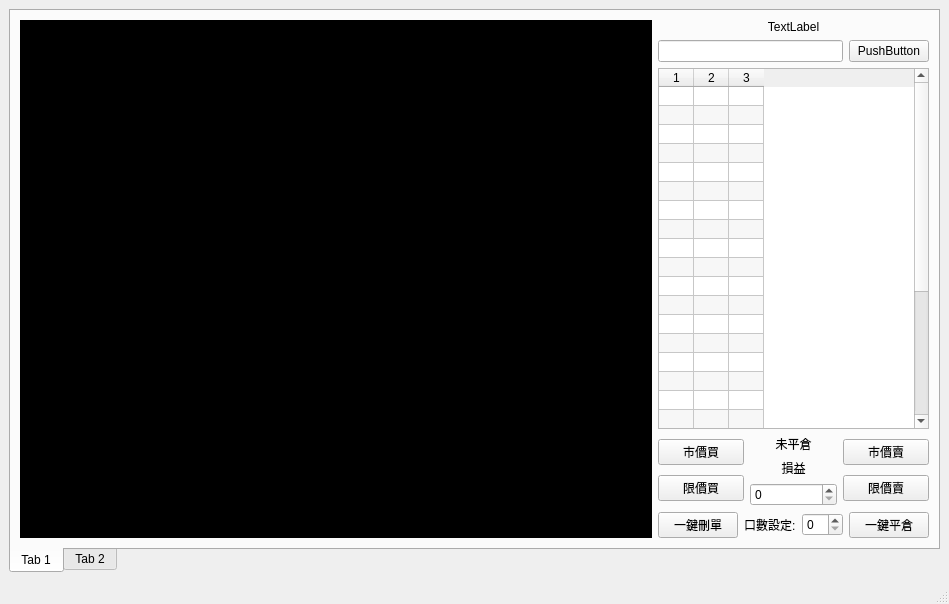
<?xml version="1.0" encoding="UTF-8"?>
<ui version="4.0">
 <class>MainWindow</class>
 <widget class="QMainWindow" name="MainWindow">
  <property name="geometry">
   <rect>
    <x>0</x>
    <y>0</y>
    <width>949</width>
    <height>604</height>
   </rect>
  </property>
  <property name="sizePolicy">
   <sizepolicy hsizetype="Expanding" vsizetype="Expanding">
    <horstretch>0</horstretch>
    <verstretch>0</verstretch>
   </sizepolicy>
  </property>
  <property name="windowTitle">
   <string>MainWindow</string>
  </property>
  <widget class="QWidget" name="centralwidget">
   <layout class="QHBoxLayout" name="horizontalLayout">
    <item>
     <widget class="QTabWidget" name="tabWidget">
      <property name="sizePolicy">
       <sizepolicy hsizetype="Expanding" vsizetype="Expanding">
        <horstretch>0</horstretch>
        <verstretch>0</verstretch>
       </sizepolicy>
      </property>
      <property name="maximumSize">
       <size>
        <width>16777215</width>
        <height>16777215</height>
       </size>
      </property>
      <property name="tabPosition">
       <enum>QTabWidget::South</enum>
      </property>
      <property name="currentIndex">
       <number>0</number>
      </property>
      <property name="elideMode">
       <enum>Qt::ElideNone</enum>
      </property>
      <widget class="QWidget" name="tab">
       <attribute name="title">
        <string>Tab 1</string>
       </attribute>
       <layout class="QGridLayout" name="gridLayout_2">
        <item row="0" column="0">
         <layout class="QHBoxLayout" name="horizontalLayout_6" stretch="5,1">
          <item>
           <layout class="QGridLayout" name="gridLayout">
            <item row="0" column="0">
             <widget class="QGraphicsView" name="KLView">
              <property name="autoFillBackground">
               <bool>true</bool>
              </property>
              <property name="styleSheet">
               <string notr="true">background-color: rgb(0, 0, 0);</string>
              </property>
             </widget>
            </item>
           </layout>
          </item>
          <item>
           <layout class="QVBoxLayout" name="verticalLayout_5">
            <item>
             <layout class="QVBoxLayout" name="verticalLayout">
              <item>
               <widget class="QLabel" name="label">
                <property name="text">
                 <string>TextLabel</string>
                </property>
                <property name="alignment">
                 <set>Qt::AlignCenter</set>
                </property>
               </widget>
              </item>
              <item>
               <layout class="QHBoxLayout" name="horizontalLayout_2">
                <item>
                 <widget class="QLineEdit" name="lineEdit"/>
                </item>
                <item>
                 <widget class="QPushButton" name="pushButton">
                  <property name="text">
                   <string>PushButton</string>
                  </property>
                 </widget>
                </item>
               </layout>
              </item>
             </layout>
            </item>
            <item>
             <widget class="QTableWidget" name="tableWidget">
              <property name="alternatingRowColors">
               <bool>true</bool>
              </property>
              <property name="gridStyle">
               <enum>Qt::SolidLine</enum>
              </property>
              <property name="rowCount">
               <number>27</number>
              </property>
              <property name="columnCount">
               <number>3</number>
              </property>
              <attribute name="horizontalHeaderVisible">
               <bool>true</bool>
              </attribute>
              <attribute name="horizontalHeaderCascadingSectionResizes">
               <bool>true</bool>
              </attribute>
              <attribute name="horizontalHeaderDefaultSectionSize">
               <number>35</number>
              </attribute>
              <attribute name="horizontalHeaderHighlightSections">
               <bool>false</bool>
              </attribute>
              <attribute name="horizontalHeaderStretchLastSection">
               <bool>false</bool>
              </attribute>
              <attribute name="verticalHeaderVisible">
               <bool>false</bool>
              </attribute>
              <attribute name="verticalHeaderCascadingSectionResizes">
               <bool>true</bool>
              </attribute>
              <attribute name="verticalHeaderDefaultSectionSize">
               <number>19</number>
              </attribute>
              <attribute name="verticalHeaderHighlightSections">
               <bool>false</bool>
              </attribute>
              <attribute name="verticalHeaderMinimumSectionSize">
               <number>5</number>
              </attribute>
              <attribute name="verticalHeaderStretchLastSection">
               <bool>false</bool>
              </attribute>
              <row/>
              <row/>
              <row/>
              <row/>
              <row/>
              <row/>
              <row/>
              <row/>
              <row/>
              <row/>
              <row/>
              <row/>
              <row/>
              <row/>
              <row/>
              <row/>
              <row/>
              <row/>
              <row/>
              <row/>
              <row/>
              <row/>
              <row/>
              <row/>
              <row/>
              <row/>
              <row/>
              <column/>
              <column/>
              <column/>
             </widget>
            </item>
            <item>
             <layout class="QHBoxLayout" name="horizontalLayout_3">
              <item>
               <layout class="QVBoxLayout" name="verticalLayout_2" stretch="1,2">
                <item>
                 <widget class="QPushButton" name="bid_btn">
                  <property name="autoFillBackground">
                   <bool>false</bool>
                  </property>
                  <property name="styleSheet">
                   <string notr="true"/>
                  </property>
                  <property name="text">
                   <string>市價買</string>
                  </property>
                  <property name="checkable">
                   <bool>false</bool>
                  </property>
                  <property name="checked">
                   <bool>false</bool>
                  </property>
                 </widget>
                </item>
                <item>
                 <widget class="QPushButton" name="pushButton_2">
                  <property name="text">
                   <string>限價買</string>
                  </property>
                 </widget>
                </item>
               </layout>
              </item>
              <item>
               <layout class="QVBoxLayout" name="verticalLayout_4">
                <item>
                 <widget class="QLabel" name="label_3">
                  <property name="text">
                   <string>未平倉</string>
                  </property>
                  <property name="alignment">
                   <set>Qt::AlignCenter</set>
                  </property>
                 </widget>
                </item>
                <item>
                 <widget class="QLabel" name="label_2">
                  <property name="text">
                   <string>損益</string>
                  </property>
                  <property name="alignment">
                   <set>Qt::AlignCenter</set>
                  </property>
                 </widget>
                </item>
                <item>
                 <widget class="QSpinBox" name="spinBox">
                  <property name="specialValueText">
                   <string/>
                  </property>
                 </widget>
                </item>
               </layout>
              </item>
              <item>
               <layout class="QVBoxLayout" name="verticalLayout_3" stretch="1,2">
                <item>
                 <widget class="QPushButton" name="ask_btn">
                  <property name="autoFillBackground">
                   <bool>false</bool>
                  </property>
                  <property name="text">
                   <string>市價賣</string>
                  </property>
                  <property name="checkable">
                   <bool>false</bool>
                  </property>
                  <property name="checked">
                   <bool>false</bool>
                  </property>
                 </widget>
                </item>
                <item>
                 <widget class="QPushButton" name="pushButton_4">
                  <property name="text">
                   <string>限價賣</string>
                  </property>
                 </widget>
                </item>
               </layout>
              </item>
             </layout>
            </item>
            <item>
             <layout class="QHBoxLayout" name="horizontalLayout_5">
              <item>
               <widget class="QPushButton" name="pushButton_7">
                <property name="text">
                 <string>一鍵刪單</string>
                </property>
               </widget>
              </item>
              <item>
               <layout class="QHBoxLayout" name="horizontalLayout_4">
                <item>
                 <widget class="QLabel" name="label_4">
                  <property name="text">
                   <string>口數設定:</string>
                  </property>
                 </widget>
                </item>
                <item>
                 <widget class="QSpinBox" name="spinBox_2"/>
                </item>
               </layout>
              </item>
              <item>
               <widget class="QPushButton" name="pushButton_8">
                <property name="text">
                 <string>一鍵平倉</string>
                </property>
               </widget>
              </item>
             </layout>
            </item>
           </layout>
          </item>
         </layout>
        </item>
       </layout>
      </widget>
      <widget class="QWidget" name="tab_2">
       <attribute name="title">
        <string>Tab 2</string>
       </attribute>
       <widget class="QTableWidget" name="TB_Btn">
        <property name="geometry">
         <rect>
          <x>10</x>
          <y>10</y>
          <width>651</width>
          <height>361</height>
         </rect>
        </property>
        <property name="editTriggers">
         <set>QAbstractItemView::NoEditTriggers</set>
        </property>
        <property name="alternatingRowColors">
         <bool>true</bool>
        </property>
        <property name="rowCount">
         <number>10</number>
        </property>
        <property name="columnCount">
         <number>5</number>
        </property>
        <row/>
        <row/>
        <row/>
        <row/>
        <row/>
        <row/>
        <row/>
        <row/>
        <row/>
        <row/>
        <column/>
        <column/>
        <column/>
        <column/>
        <column/>
       </widget>
      </widget>
     </widget>
    </item>
   </layout>
  </widget>
  <widget class="QMenuBar" name="menubar">
   <property name="geometry">
    <rect>
     <x>0</x>
     <y>0</y>
     <width>949</width>
     <height>21</height>
    </rect>
   </property>
  </widget>
  <widget class="QStatusBar" name="statusbar"/>
 </widget>
 <resources/>
 <connections/>
</ui>
